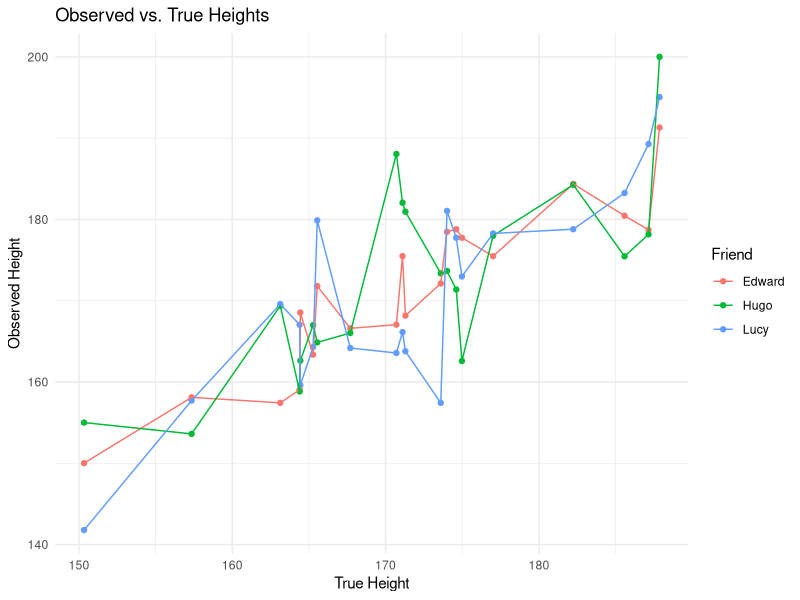

The R source for this figure:
#Question2
installed.packages()
install.packages("testthat")
library(testthat)
version
set.seed(123)

num_friends <- 20

true_heights <- rnorm(num_friends, mean = 170, sd = 10)

error_edward <- rnorm(num_friends, mean = 0, sd = 5)
error_hugo <- rnorm(num_friends, mean = 0, sd = 8)
error_lucy <- rnorm(num_friends, mean = 0, sd = 7)

observed_heights_edward <- true_heights + error_edward
observed_heights_hugo <- true_heights + error_hugo
observed_heights_lucy <- true_heights + error_lucy

height_data <- data.frame(
  Friend = rep(c(rep("Edward", num_friends), rep("Hugo", num_friends), rep("Lucy", num_friends)), each = 1),
  True_Height = rep(true_heights, times = 3),
  Observed_Height = c(observed_heights_edward, observed_heights_hugo, observed_heights_lucy),
  Measurement_Approach = rep(c(rep("Edward", num_friends), rep("Hugo", num_friends), rep("Lucy", num_friends)), each = 1)
)


head(height_data)


test_that("Test 1: Independence of Observed Heights for Edward", {
  edward_data <- subset(height_data, Friend == "Edward")
  chi_square_test_result <- chisq.test(table(edward_data$Observed_Height, edward_data$True_Height))
  expect_true(chi_square_test_result$p.value > 0.05,
              "Observed heights for Edward are independent of true heights.")
})

test_that("Test 2: Independence of Observed Heights for Hugo", {
  hugo_data <- subset(height_data, Friend == "Hugo")
  chi_square_test_result <- chisq.test(table(hugo_data$Observed_Height, hugo_data$True_Height))
  expect_true(chi_square_test_result$p.value > 0.05,
              "Observed heights for Hugo are independent of true heights.")
})

test_that("Test 3: Independence of Observed Heights for Lucy", {
  lucy_data <- subset(height_data, Friend == "Lucy")
  chi_square_test_result <- chisq.test(table(lucy_data$Observed_Height, lucy_data$True_Height))
  expect_true(chi_square_test_result$p.value > 0.05,
              "Observed heights for Lucy are independent of true heights.")
})


#Question4
if (!requireNamespace("ggplot2", quietly = TRUE)) {
  install.packages("ggplot2")
}


library(ggplot2)


plot_data <- data.frame(
  Friend = height_data$Friend,
  Observed_Height = height_data$Observed_Height,
  True_Height = height_data$True_Height
)

ggplot(plot_data, aes(x = True_Height, y = Observed_Height, color = Friend)) +
  geom_point() +
  geom_line() +
  labs(title = "Observed vs. True Heights",
       x = "True Height",
       y = "Observed Height",
       color = "Friend") +
  theme_minimal()
